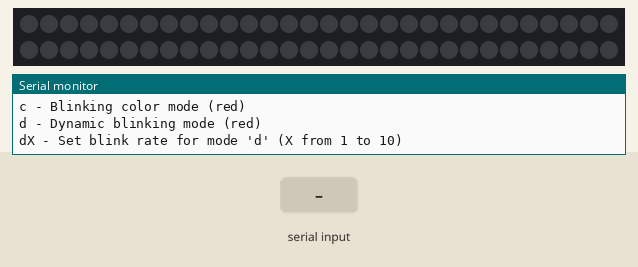
Simulated run of this sketch. Board: Arduino Uno, built with avr-gcc and run on an emulated ATmega328P. Shown: 60 RGB LEDs in strip order, left to right, continuing on the next row, the last lines printed to the serial monitor. The test bench sets the inputs (shaded band). Dim RGB values are drawn brighter than linear; the strip is taken to match the declared colour order.

Above: at 1.3 s.
1.4 s: "c90\n" received over Serial
At 1.6 s:
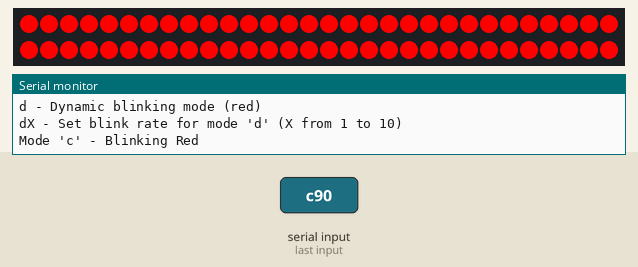
4.4 s: "b90\n" received over Serial
At 5.6 s:
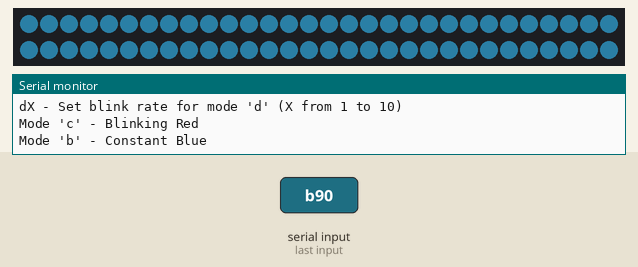
5.9 s: "c,45\n" received over Serial
At 6.1 s:
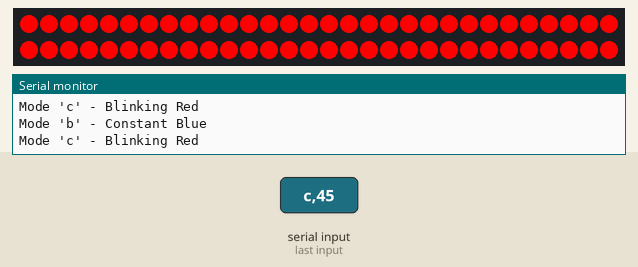
8.9 s: "b,45\n" received over Serial
At 10.3 s:
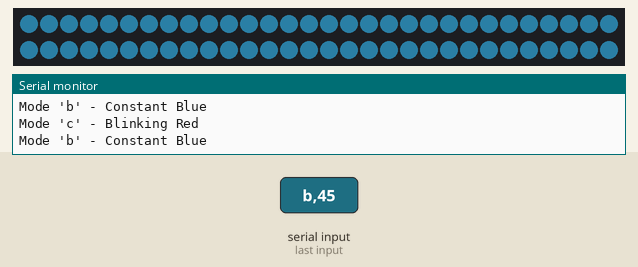
Timing chart, 0 to 11.4 s (numbered marks = the images above; inputs shaded):
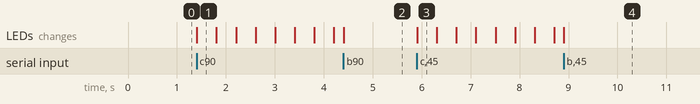

The sketch:

HRI_LIGHTS_CODE.ino
```cpp
#include <Adafruit_NeoPixel.h>

// Pin and LED configuration
#define LED_PIN    6
#define LED_COUNT 60

// NeoPixel strip object
Adafruit_NeoPixel strip(LED_COUNT, LED_PIN, NEO_RGB + NEO_KHZ800);

// Define Modes
enum Mode {
  MODE_OFF,
  MODE_CONSTANT_COLOR,
  MODE_BLINKING_COLOR,
  MODE_DYNAMIC_BLINKING
};

Mode currentMode = MODE_OFF;

// Predefined colors for each mode
uint32_t color1 = strip.Color(10, 30, 39);   // Constant Color: Blue
uint32_t color2 = strip.Color(255, 0, 0);   // Blinking Color: Red
uint32_t color3 = strip.Color(255, 0, 0);   // Dynamic Blinking Color: Green

// Blinking speed for MODE_BLINKING_COLOR
unsigned long blinkSpeed = 400;             // 500 ms

// Dynamic Blinking parameters for MODE_DYNAMIC_BLINKING
uint8_t blinkRate = 5;                      // Default blinking rate (1-10)
unsigned long minSpeed = 100;               // Minimum blink speed in ms
unsigned long maxSpeed = 1000;              // Maximum blink speed in ms
unsigned long currentBlinkSpeed = 400;      // Initial blink speed

// Blinking control variables
bool isBlinkOn = false;
unsigned long previousMillis = 0;

// Function prototypes
void setModeOff();
void setModeConstantColor();
void setModeBlinkingColor();
void setModeDynamicBlinking();
void setAllPixels(uint32_t color);
void handleBlinkingColor();
void handleDynamicBlinking();

void setup() {
  Serial.begin(9600);
  strip.begin();
  strip.show();
  strip.setBrightness(255);

  Serial.println("NeoPixel Controller Initialized with predefined modes.");
  Serial.println("Available commands:");
  Serial.println("a - Turn off LEDs");
  Serial.println("b - Constant color mode (blue)");
  Serial.println("c - Blinking color mode (red)");
  Serial.println("d - Dynamic blinking mode (red)");
  Serial.println("dX - Set blink rate for mode 'd' (X from 1 to 10)");
}

void loop() {
  // Check for mode change or blink rate adjustment command
  if (Serial.available()) {
    String input = Serial.readStringUntil('\n');
    input.trim();

    if (input.length() > 0) {
      char mode = input.charAt(0);

      if (mode == 'd' && input.length() > 1) {
        // Set blink rate for Dynamic Blinking Mode
        int rate = input.substring(1).toInt();
        if (rate >= 1 && rate <= 10) {
          blinkRate = rate;
          Serial.print("Dynamic Blinking Rate set to: ");
          Serial.println(blinkRate);
        } else {
          Serial.println("Invalid rate. Please enter a rate between 1 and 10.");
        }
      } else {
        // Change mode based on single-character input
        switch (mode) {
          case 'a': currentMode = MODE_OFF; Serial.println("Mode 'a' - LEDs OFF"); break;
          case 'b': currentMode = MODE_CONSTANT_COLOR; Serial.println("Mode 'b' - Constant Blue"); break;
          case 'c': currentMode = MODE_BLINKING_COLOR; Serial.println("Mode 'c' - Blinking Red"); break;
          case 'd': currentMode = MODE_DYNAMIC_BLINKING; Serial.println("Mode 'd' - Dynamic Blinking Green"); break;
          default: Serial.println("Unknown command. Use 'a', 'b', 'c', or 'dX' where X is blink rate 1-10."); break;
        }
      }
    }
  }

  // Execute the current mode
  switch (currentMode) {
    case MODE_OFF: setModeOff(); break;
    case MODE_CONSTANT_COLOR: setModeConstantColor(); break;
    case MODE_BLINKING_COLOR: handleBlinkingColor(); break;
    case MODE_DYNAMIC_BLINKING: handleDynamicBlinking(); break;
  }
}

// Turn off all LEDs
void setModeOff() {
  strip.clear();
  strip.show();
}

// Set all LEDs to constant blue color
void setModeConstantColor() {
  setAllPixels(color1);
}

// Blinking red color mode
void handleBlinkingColor() {
  unsigned long currentMillis = millis();
  if (currentMillis - previousMillis >= blinkSpeed) {
    previousMillis = currentMillis;
    isBlinkOn = !isBlinkOn;
    setAllPixels(isBlinkOn ? color2 : strip.Color(0, 0, 0));
  }
}

// Dynamic green blinking mode with varying speed
void handleDynamicBlinking() {
  // Calculate blink speed based on blinkRate
  currentBlinkSpeed = map(blinkRate, 1, 10, maxSpeed, minSpeed);
  unsigned long currentMillis = millis();
  Serial.println(currentBlinkSpeed);
  if (currentMillis - previousMillis >= currentBlinkSpeed) {
    previousMillis = currentMillis;
    isBlinkOn = !isBlinkOn;
    setAllPixels(isBlinkOn ? color3 : strip.Color(0, 0, 0));
  }
}

// Helper to set all pixels to a given color
void setAllPixels(uint32_t color) {
  for (int i = 0; i < strip.numPixels(); i++) {
    strip.setPixelColor(i, color);
  }
  strip.show();
}
```

Measured:
- after the input at 1.4 s, the LEDs: change at once (image 1)
- after the input at 4.4 s, the LEDs: change at once (image 2)
- after the input at 5.9 s, the LEDs: change at once (image 3)
- after the input at 8.9 s, the LEDs: change at once (image 4)
